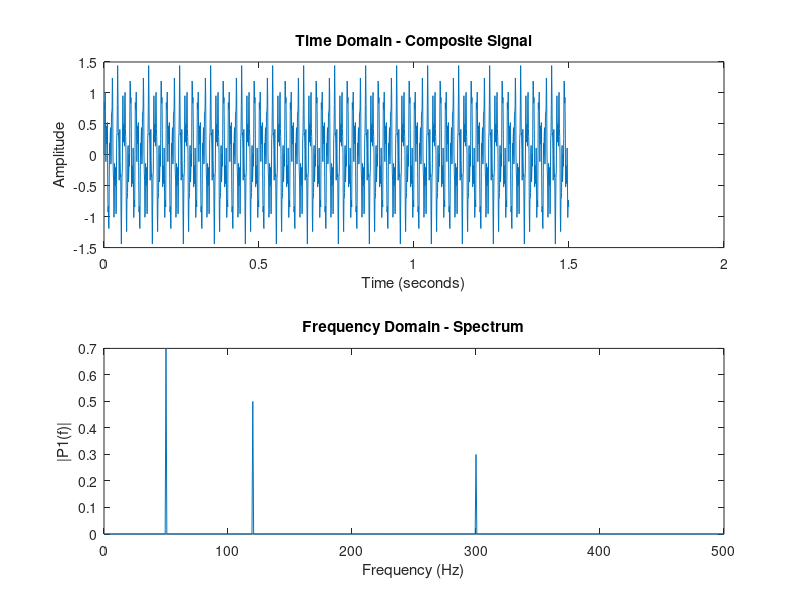

Recreate this plot in MATLAB.
% Define the sample rate and signal duration
Fs = 1000;                    % Sampling frequency in Hz
T = 1/Fs;                     % Sampling period in seconds
L = 1500;                     % Length of signal
t = (0:L-1)*T;                % Time vector

% Create a composite signal with multiple sine waves
frequencies = [50, 120, 300]; % Frequencies of the sine waves in Hz
amplitudes = [0.7, 0.5, 0.3]; % Amplitudes of the sine waves
signal = amplitudes(1)*sin(2*pi*frequencies(1)*t) ...
       + amplitudes(2)*sin(2*pi*frequencies(2)*t) ...
       + amplitudes(3)*sin(2*pi*frequencies(3)*t);

% Compute the Fourier Transform using MATLAB's fft function
Y = fft(signal);

% Compute the two-sided spectrum then convert to single-sided spectrum
P2 = abs(Y/L);
P1 = P2(1:L/2+1);
P1(2:end-1) = 2*P1(2:end-1);

% Define the frequency domain f
f = Fs*(0:(L/2))/L;

% Plotting the time domain signal
subplot(2,1,1);
plot(t, signal);
title('Time Domain - Composite Signal');
xlabel('Time (seconds)');
ylabel('Amplitude');

% Plotting the frequency domain signal
subplot(2,1,2);
plot(f, P1);
title('Frequency Domain - Spectrum');
xlabel('Frequency (Hz)');
ylabel('|P1(f)|');

% Display the plots
figure;
